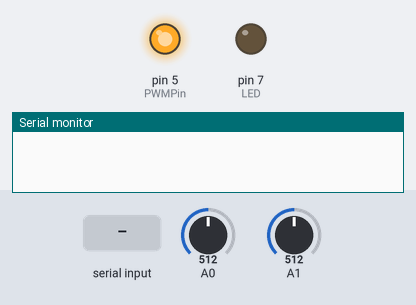
Simulated run of this sketch. Board: Arduino Uno, built with avr-gcc and run on an emulated ATmega328P. Shown: output pins drawn as LEDs (lit = HIGH), the last lines printed to the serial monitor. Inputs (shaded band) come from the test bench; at power-on: A0 = 512, A1 = 512.

Above: at 1.2 s.
1.3 s: "A90\n" received over Serial
At 1.65 s:
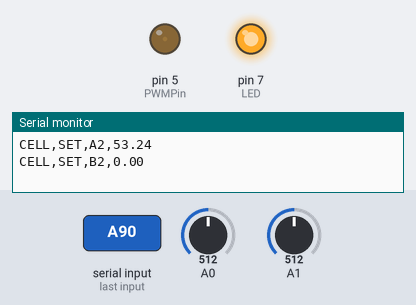
7.3 s: A0 set to 102
At 7.32 s:
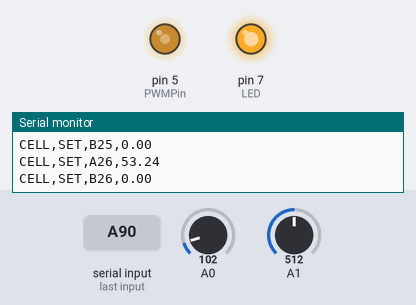
10.3 s: A0 set to 90
13.3 s: "A,45\n" received over Serial
At 16.3 s:
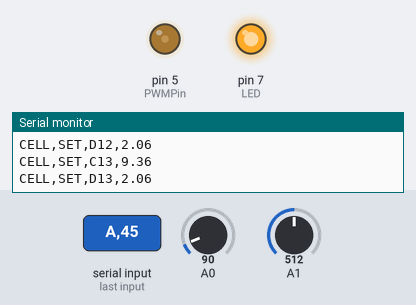
Timing chart, 0 to 26.8 s (numbered marks = the images above; inputs shaded):
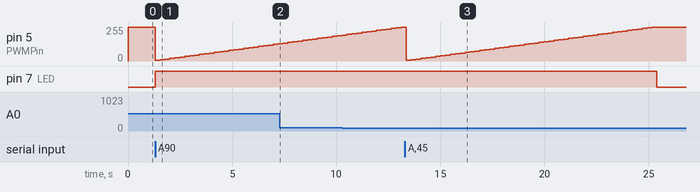

Measured:
- after the input at 1.3 s, pin 5 (PWMPin): 255/255 → 5/255 at once, → 10/255 0.24 s later, → 15/255 0.24 s later, → 20/255 0.24 s later, … (26 changes in this stretch); pin 7 (LED): LOW → HIGH at once
- after the input at 13.3 s, pin 5 (PWMPin): 255/255 → 5/255 after 0.05 s, → 10/255 0.24 s later, → 15/255 0.24 s later, → 20/255 0.24 s later, … (51 changes in this stretch); pin 7 (LED): HIGH → LOW after 12.1 s instead of 0.05 s

The sketch:

VxIcurve.ino
```cpp
//*************************************************************************************
//*************************************************************************************
//****************************MEASURE V-I CURVE****************************************
//*************************AQUIRE UP TO FIVE DATA**************************************
//*************************************************************************************


//****** HARDWARE DEFINITIONS
#define LED 7
#define PWMPin 5
//*******VARIABLES DEFINITIONS
char Character[] = { 'A', 'B', 'C', 'D', 'E', 'F', 'G', 'H', 'I', 'J' };  //Excel Column
int option, i, ii, j, jj, PWPin;
float ADC_0, ADC_1, VOLT, CURR, DV;

void setup() {
  Serial.begin(9600);
  pinMode(LED, OUTPUT);
  pinMode(PWMPin, OUTPUT);
  analogReference(DEFAULT);
  analogWrite(PWMPin, 255);
}


void loop()

{
  if (Serial.available() > 0)

  {
    option = Serial.read();
  }

  switch (option)

  {


    case 'A':  //Send data to cell

      digitalWrite(LED, HIGH);
      jj = 2;

      for (i = 5; i <= 255; i = i + 5) {
        analogWrite(PWMPin, i);
        delay(10);

        ADC_0 = 0;
        for (j = 0; j < 100; j++)  //READING VOLTAGE TO CALCULATE CURRENT
        {
          delay(1);
          ADC_0 = ADC_0 + analogRead(0);
        }
        ADC_0 = ADC_0 / 100;

        ADC_1 = 0;
        for (j = 0; j < 100; j++)  //READING VOLTAGE CAPACITOR
        {
          delay(1);
          ADC_1 = ADC_1 + analogRead(1);
        }
        ADC_1 = (ADC_1 / 100);

        DV = (ADC_1 - ADC_0);

        CURR = (5000 * ADC_0 / 1023) / 47;  //R = 47 Ohm
        VOLT = (5.0 * DV / 1023);


        Serial.print("CELL,SET,");    //Specify the Excel Cell
        Serial.print(Character[ii]);  //Specify the Column
        Serial.print(jj);             //Specify the Line
        Serial.print(",");
        Serial.println(CURR);  //Send the data to specific cell

        Serial.print("CELL,SET,");
        Serial.print(Character[ii + 1]);
        Serial.print(jj);
        Serial.print(",");
        Serial.println(VOLT);
        jj = jj + 1;
      }
      ii = ii + 2;
      if (ii > 9) {
        ii = 0;
      }
      digitalWrite(LED, LOW);
      option = 100;
      break;


    case 'D':
      //**********RESETTING THE SPREADSHEET******************

      ii = 0;
      jj = 2;
      digitalWrite(LED, HIGH);
      for (i = 0; i <= 51; i = i + 1) {
        Serial.print("DATA,");
        Serial.print(0);
        Serial.print(",");
        Serial.print(0);
        Serial.print(",");
        Serial.print(0);
        Serial.print(",");
        Serial.print(0);
        Serial.print(",");
        Serial.print(0);
        Serial.print(",");
        Serial.print(0);
        Serial.print(",");
        Serial.print(0);
        Serial.print(",");
        Serial.print(0);
        Serial.print(",");
        Serial.print(0);
        Serial.print(",");
        Serial.println(0);
      }
      Serial.println("RESETROW");
      //delay(500);
      digitalWrite(LED, LOW);

      option = 100;
      break;


    case 'E':  //Receiving Parameters
               //**In this Application we are not using this functionality**

      digitalWrite(LED, HIGH);
      Serial.parseInt();
      Serial.parseInt();
      Serial.parseInt();
      Serial.parseInt();
      digitalWrite(LED, LOW);

      option = 100;
      break;

    default:
      delay(1);
  }
}
```
